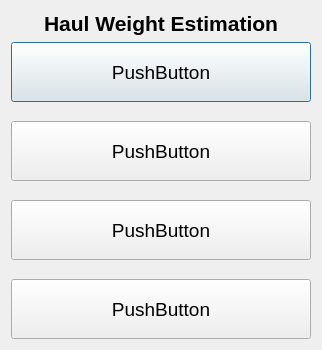
<?xml version="1.0" encoding="UTF-8"?>
<ui version="4.0">
 <class>haulwtselDlg</class>
 <widget class="QDialog" name="haulwtselDlg">
  <property name="geometry">
   <rect>
    <x>0</x>
    <y>0</y>
    <width>322</width>
    <height>350</height>
   </rect>
  </property>
  <property name="minimumSize">
   <size>
    <width>320</width>
    <height>350</height>
   </size>
  </property>
  <property name="windowTitle">
   <string>Haul Weight Method</string>
  </property>
  <layout class="QVBoxLayout" name="verticalLayout">
   <item>
    <widget class="QLabel" name="label">
     <property name="font">
      <font>
       <pointsize>16</pointsize>
       <weight>75</weight>
       <bold>true</bold>
      </font>
     </property>
     <property name="text">
      <string>Haul Weight Estimation</string>
     </property>
     <property name="alignment">
      <set>Qt::AlignCenter</set>
     </property>
    </widget>
   </item>
   <item>
    <widget class="QPushButton" name="btn_0">
     <property name="minimumSize">
      <size>
       <width>0</width>
       <height>60</height>
      </size>
     </property>
     <property name="font">
      <font>
       <pointsize>14</pointsize>
      </font>
     </property>
     <property name="text">
      <string>PushButton</string>
     </property>
    </widget>
   </item>
   <item>
    <spacer name="verticalSpacer_3">
     <property name="orientation">
      <enum>Qt::Vertical</enum>
     </property>
     <property name="sizeHint" stdset="0">
      <size>
       <width>20</width>
       <height>40</height>
      </size>
     </property>
    </spacer>
   </item>
   <item>
    <widget class="QPushButton" name="btn_1">
     <property name="minimumSize">
      <size>
       <width>0</width>
       <height>60</height>
      </size>
     </property>
     <property name="font">
      <font>
       <pointsize>14</pointsize>
      </font>
     </property>
     <property name="text">
      <string>PushButton</string>
     </property>
    </widget>
   </item>
   <item>
    <spacer name="verticalSpacer_2">
     <property name="orientation">
      <enum>Qt::Vertical</enum>
     </property>
     <property name="sizeHint" stdset="0">
      <size>
       <width>20</width>
       <height>40</height>
      </size>
     </property>
    </spacer>
   </item>
   <item>
    <widget class="QPushButton" name="btn_2">
     <property name="minimumSize">
      <size>
       <width>0</width>
       <height>60</height>
      </size>
     </property>
     <property name="font">
      <font>
       <pointsize>14</pointsize>
      </font>
     </property>
     <property name="text">
      <string>PushButton</string>
     </property>
    </widget>
   </item>
   <item>
    <spacer name="verticalSpacer">
     <property name="orientation">
      <enum>Qt::Vertical</enum>
     </property>
     <property name="sizeHint" stdset="0">
      <size>
       <width>20</width>
       <height>40</height>
      </size>
     </property>
    </spacer>
   </item>
   <item>
    <widget class="QPushButton" name="btn_3">
     <property name="minimumSize">
      <size>
       <width>0</width>
       <height>60</height>
      </size>
     </property>
     <property name="font">
      <font>
       <pointsize>14</pointsize>
      </font>
     </property>
     <property name="text">
      <string>PushButton</string>
     </property>
    </widget>
   </item>
  </layout>
 </widget>
 <resources/>
 <connections/>
</ui>
